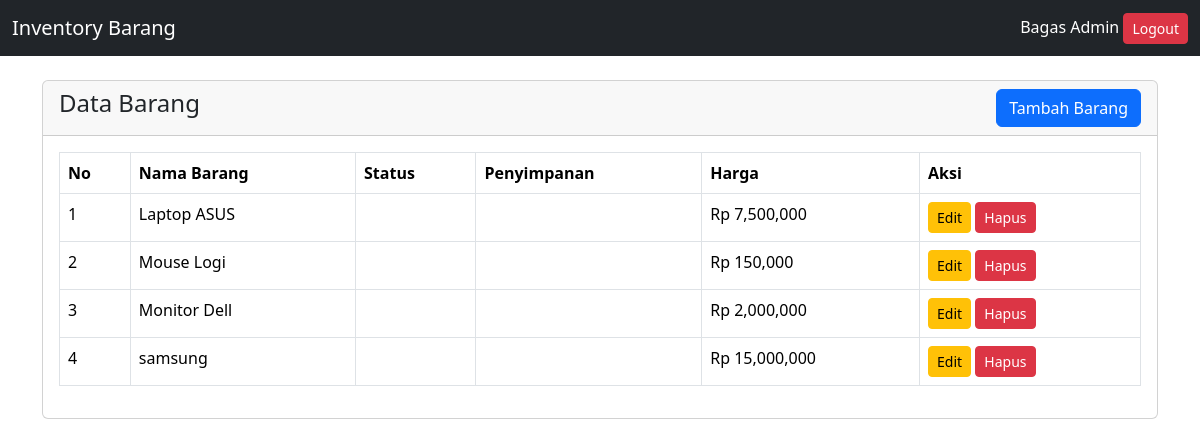
/pengguna/index.php (signed in), run on the app's committed database.
### tables this page shows
CREATE TABLE `barang` (
  `id` int(11) NOT NULL,
  `nama_barang` varchar(100) NOT NULL,
  `status_id` varchar(50) DEFAULT NULL,
  `penyimpanan_id` varchar(100) DEFAULT NULL,
  `harga_barang` int(11) DEFAULT NULL
);

### pengguna/index.php (the view, shortened to what this page needs)
<?php
include '../koneksi.php';
$data = mysqli_query($koneksi, "SELECT * FROM barang");
?>
<!DOCTYPE html>
<html>
<head>
    <link href="https://cdn.jsdelivr.net/npm/bootstrap@5.3.3/dist/css/bootstrap.min.css" rel="stylesheet">
</head>
<body>
    <nav class="navbar navbar-dark bg-dark">
        <div class="container-fluid">
            <span class="navbar-brand">
                Inventory Barang
            </span>
            <div>
                <span class="text-white">
                    <?= $_SESSION['nama_lengkap']; ?>
                </span>
                <a href="../logout.php" class="btn btn-danger btn-sm">
                    Logout
                </a>
            </div>
        </div>
    </nav>
    <div class="container mt-4">
        <div class="card">
            <div class="card-header d-flex justify-content-between">
                <h4>Data Barang</h4>
                <?php if ($_SESSION['role'] == 'admin' || 'pengguna') { ?>
                    <a href="tambah_barang.php" class="btn btn-primary">
                        Tambah Barang
                    </a>
                <?php } ?>
            </div>
            <div class="card-body">
                <table class="table table-bordered">
                    <tr>
                        <th>No</th>
                        <th>Nama Barang</th>
                        <th>Status</th>
                        <th>Penyimpanan</th>
                        <th>Harga</th>
                        <?php if ($_SESSION['role'] == 'admin') { ?>
                            <th>Aksi</th>
                        <?php } ?>
                    </tr>
                    <?php
                    $no = 1;
                    while ($row = mysqli_fetch_assoc($data)) {
                    ?>
                        <tr>
                            <td><?= $no++; ?></td>
                            <td><?= $row['nama_barang']; ?></td>
                            <td><?= $row['status_barang']; ?></td>
                            <td><?= $row['penyimpanan_barang']; ?></td>
                            <td>Rp <?= number_format($row['harga_barang']); ?></td>
                            <?php if ($_SESSION['role'] == 'admin') { ?>
                                <td>
                                    <a href="edit_barang.php?id=<?= $row['id']; ?>" class="btn btn-warning btn-sm">
                                        Edit
                                    </a>
                                    <a href="hapus_barang.php?id=<?= $row['id']; ?>" class="btn btn-danger btn-sm"
                                        onclick="return confirm('Hapus data?')">
                                        Hapus
                                    </a>
                                </td>
                            <?php } ?>
                        </tr>
                    <?php } ?>
                </table>
            </div>
        </div>
    </div>
</body>
</html>

### data on the page
barang: nama_barang "Laptop ASUS", harga_barang "7,500,000"
barang: nama_barang "Mouse Logi", harga_barang "150,000"
barang: nama_barang "Monitor Dell", harga_barang "2,000,000"
barang: nama_barang "samsung", harga_barang "15,000,000"

### other printed values
$_SESSION['nama_lengkap'] "Bagas Admin"
